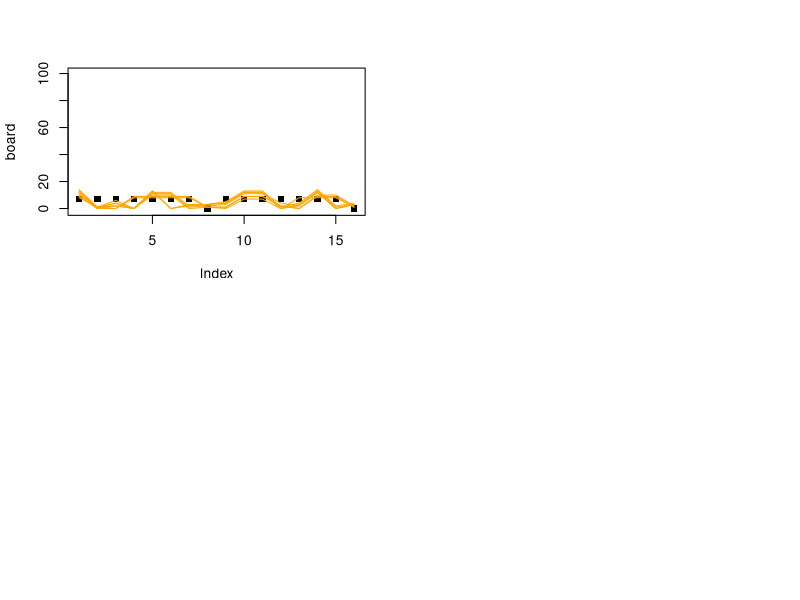

This chart was generated by the following R code:
board  = c( 7, 7, 7, 7, 7, 7, 7, 0,
	     	7, 7, 7, 7, 7, 7, 7, 0)			# Initialize board.
par(mfrow=c(2,2))
plot(board, ylim = c(-1, 100), pch = 15)

pepe = T
pilar = T

housep = sample(1:7, 1)
houser = sample(9:15, 1)
print(c(housep, houser))
shellsp = board[housep]	
shellsr = board[houser]
dropsp = rep(F, 16)
dropsr = rep(F, 16)
board[housep] = 0
board[houser] = 0
print(board)

while (pepe & pilar) {
while (shellsp > 0) {						
while ((housep+1) < 16 & shellsp > 0) {		
	dropsp[(housep+1)] = T						
	housep = housep + 1
	shellsp = shellsp - 1
	}
stopp = housep
board = board + dropsp
dropsp = rep(F, 16)
housep = 0
}
print(board)

while (shellsr > 0) {
while ((houser + 1) <= 16 & shellsr > 0) {
	if ((houser + 1) == 8) houser = houser + 1 else houser = houser
	dropsr[(houser+1)] = T						
	houser = houser + 1
	shellsr = shellsr - 1
	}	
stopr = houser
board = board + dropsr
dropsr = rep(F, 16)
houser = 0
}
print(board)
print(sum(board))
if (stopp == 8) {
	if (sum(board[1:7]) > 0) {
	pepe = T
	housep = sample((which(board[1:7] > 0)), 1)
	shellsp = board[housep]
	dropsp = rep(F, 16)
	board[housep] = 0
	} else pepe = F
	} else {
	if (board[stopp] > 1) {
		pepe = T
		housep = stopp
		shellsp = board[stopp]
		dropsp = rep(F, 16)
		board[stopp] = 0
		} else {
			pepe = F
			if ((stopp < 8) & (board[(8-stopp)*2 + stopp] > 0)) {
				board[8] = board[8] + board[(8-stopp)*2 + stopp] + 1
				board[(8-stopp)*2 + stopp] = 0
				board[stopp] = 0 
				}
			}
		}
if (stopr == 16) {
	if (sum(board[9:15]) > 0) {
	pilar = T
	houser = sample((which(board[9:15]>0)), 1) + 8
	shellsr = board[houser]
	dropsr = rep(F, 16)
	board[houser] = 0
	} else pilar = F
	} else {
	if (board[stopr] > 1) {
		pilar = T
		houser = stopr
		shellsr = board[stopr]
		dropsr = rep(F, 16)
		board[stopr] = 0
		} else {
			pilar = F
			if ((stopr > 8) & (board[stopr - (stopr-8)*2] > 0)) { 
				board[16] = board[16] + board[stopr - (stopr-8)*2] + 1
				board[stopr - (stopr-8)*2] = 0
				board[stopr] = 0
				}
			}
		}
print(paste(stopp, shellsp, housep, pepe))
print(paste(stopr, shellsr, houser, pilar))
print(board)
print(sum(board) + shellsr + shellsp)
lines(board, col = 'orange')

if (sum(c(pepe, pilar)) == 0) {
pepe = T
pilar = T

housep = sample((which(board[1:7]>0)), 1)
houser = sample((which(board[9:15]>0)), 1) + 8
shellsp = board[housep]	
shellsr = board[houser]
dropsp = rep(F, 16)
dropsr = rep(F, 16)
board[housep] = 0
board[houser] = 0
}
}
